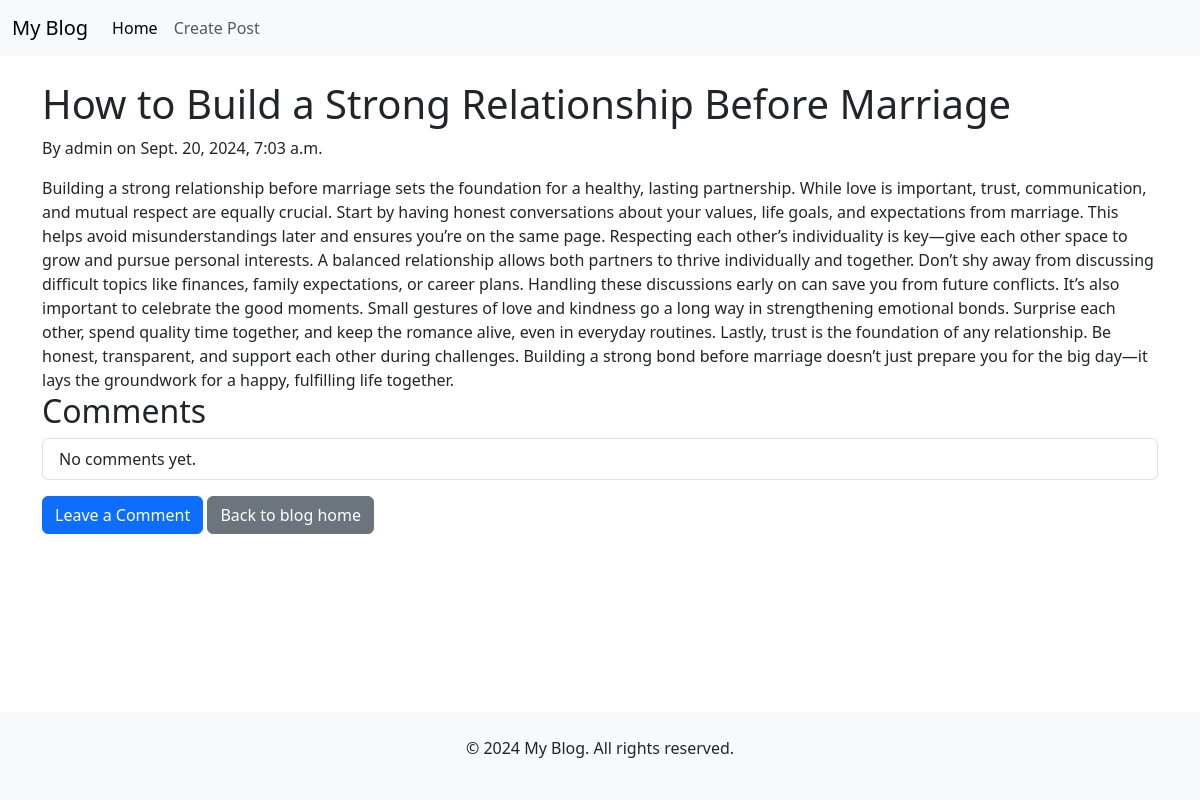
/blog/post/3/, run on the app's committed database.
### blog/models.py (models this page shows, shortened)
class Post(models.Model):
    title = models.CharField(max_length=200)
    author = models.ForeignKey(User, on_delete=models.CASCADE)
    body = models.TextField()
    created_at = models.DateTimeField(auto_now_add=True)
    published_date = models.DateTimeField(blank=True, null=True)

### blog/views.py (the view)
# urls.py: path("post/<int:pk>/", views.post_detail, name="post_detail"),  # Post detail page
def post_detail(request, pk):
    post = get_object_or_404(Post, pk=pk)
    comments = post.comments.all()  # Fetch comments related to the post
    if request.method == "POST":
        form = CommentForm(request.POST)
        if form.is_valid():
            comment = form.save(commit=False)
            comment.post = post  # Link comment to the current post
            comment.save()
            return redirect("post_detail", pk=post.pk)
    else:
        form = CommentForm()
    return render(
        request,
        "blog/post_detail.html",
        {"post": post, "comments": comments, "form": form},
    )

### blog/templates/blog/post_detail.html (shortened to what this page needs)
{% extends 'blog/base.html' %}
{% block content %}
    <h1>{{ post.title }}</h1>
    <p>By {{ post.author }} on {{ post.published_date }}</p>
    <div>
        {{ post.body }}
    </div>
    <h2>Comments</h2>
    <ul class="list-group">
        {% for comment in comments %}
            <li class="list-group-item">
                <strong>{{ comment.author }}:</strong> {{ comment.text }} <br>
                <small>Posted on {{ comment.created_date }}</small>
            </li>
        {% empty %}
            <li class="list-group-item">No comments yet.</li>
        {% endfor %}
    </ul>
    <button id="show-comment-form" class="btn btn-primary mt-3">Leave a Comment</button>
    <a href="{% url 'blog_home' %}" class="btn btn-secondary mt-3">Back to blog home</a>
{% endblock %}

### blog/templates/blog/base.html (style rules this page uses)
html, body { height: 100%; margin: 0; display: flex; flex-direction: column; }

### data on the page
Post: title "How to Build a Strong Relationship Before Marriage", author "admin", published_date "Sept. 20, 2024, 7:03 a.m.", body "Building a strong relationship before marriage sets the foundation for a healthy, lasting partnership. While love is important, trust, communication, and mutual respect are equally crucial. Start by having honest conversations about your values, life goals, and expectations from marriage. This helps avoid misunderstandings later and ensures you’re on the same page. Respecting each other’s individuality is key—give each other space to grow and pursue personal interests. A balanced relationship allows both partners to thrive individually and together. Don’t shy away from discussing difficult topics like finances, family expectations, or career plans. Handling these discussions early on can…"
